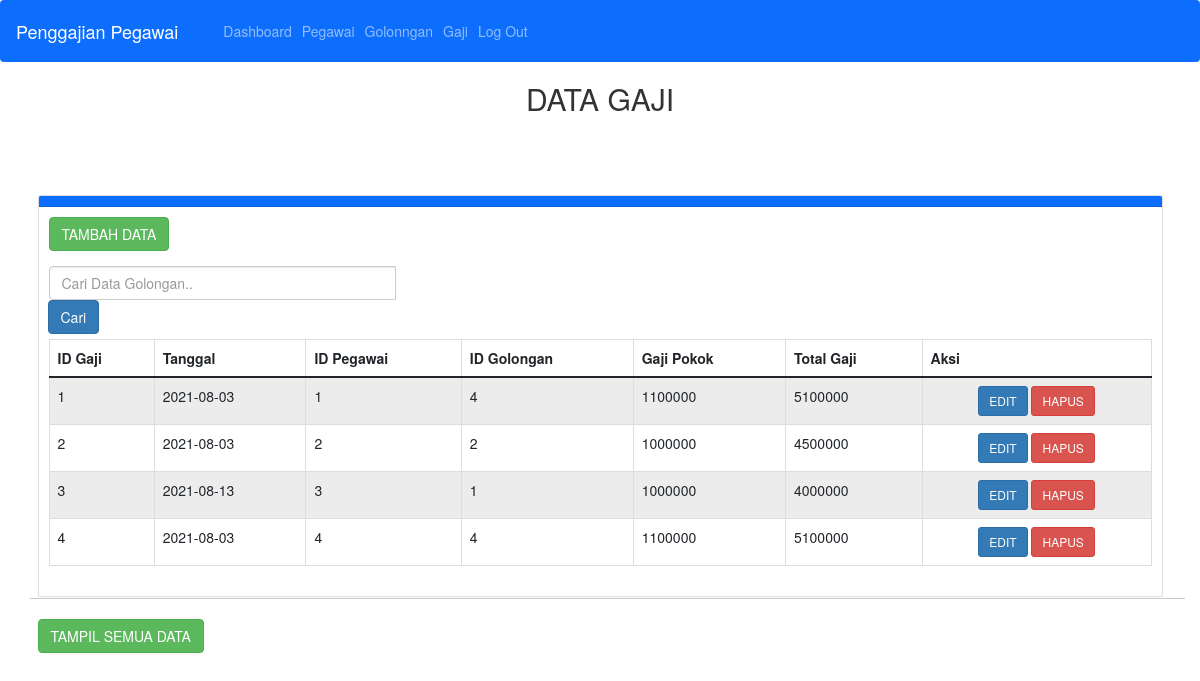
Screenshot of /index.php/gaji with the database file from the repository.
### tables this page shows
CREATE TABLE `gaji` (
  `id_gaji` int(11) NOT NULL AUTO_INCREMENT,
  `tanggal` date DEFAULT NULL,
  `id_pegawai` int(11) DEFAULT NULL,
  `id_golongan` int(11) DEFAULT NULL,
  `jumlah_gaji` int(11) DEFAULT NULL,
  `total_gaji` int(11) DEFAULT NULL,
  PRIMARY KEY (`id_gaji`),
  KEY `id_pegawai` (`id_pegawai`),
  KEY `id_golongan` (`id_golongan`),
  CONSTRAINT `gaji_ibfk_1` FOREIGN KEY (`id_pegawai`) REFERENCES `pegawai` (`id_pegawai`) ON UPDATE CASCADE,
  CONSTRAINT `gaji_ibfk_2` FOREIGN KEY (`id_golongan`) REFERENCES `golongan` (`id_golongan`)
);

### application/controllers/Gaji.php (called while the page is built, shortened)
<?php
class Gaji extends CI_Controller
{
    public function __construct()
    {
        $this->load->model('Gaji_model');
        $this->load->library('form_validation');
    }
    public function index()
    {
        $getdata = $this->Gaji_model->getdata_Gaji();
        $data['judul'] = 'Daftar Gaji';
        $data['gaji'] = $this->Gaji_model->getdata_Gaji();
        $this->load->view('templates/header', $data);
        $this->load->view('gaji/index', $data, $getdata);
        $this->load->view('templates/footer');
    }
}

### index.php (called while the page is built, shortened)
<?php
require_once BASEPATH.'core/CodeIgniter.php';

### application/models/Gaji_model.php (called while the page is built, shortened)
<?php
class Gaji_model extends CI_Model
{
    public function getdata_Gaji()
    {
        $query = $this->db->query("SELECT * FROM gaji ORDER BY id_gaji ASC");
        return $query->result_array();
    }
}

### application/views/gaji/index.php (the view, shortened to what this page needs)
<body>
  <div class="col text-center">
  <h2>DATA GAJI</h2>
  </div>
  <div class="container" style="margin-top: 80px">
    <div class="row">
      <div class="col-md-14">
        <div class="card">
          <div class="card-header bg-primary">
          </div>
          <div class="card-body">
            <a href="<?php echo base_url() ?>gaji/tambah/" class="btn btn-md btn-success" style="margin-bottom: 10px">TAMBAH DATA</a>
            <div class="row mt-2">
                  <div class="col-md-4">
                      <form action="" method="post">
                          <div class="input-group mb-2">
                                  <input type="text" class="form-control" placeholder="Cari Data Golongan.." name="keyword">
                                      <div class="input-group-append">
                                  <button class="btn btn-primary" type="submit">Cari</button>
                              </div>
                          </div>
                      </form>
                  </div>
              </div>
            <div class="table-responsive">
              <table class="table table-bordered table-striped" id="myTable">
                <thead>
                  <tr>
                    <th scope="col">ID Gaji</th>
                    <th scope="col">Tanggal</th>
                    <th scope="col">ID Pegawai</th>
                    <th scope="col">ID Golongan</th>
                    <th scope="col">Gaji Pokok</th>
                    <th scope="col">Total Gaji</th>
                    <th scope="col">Aksi</th>
                  </tr>
                </thead>
                <tbody>
                <?php
                  foreach ($gaji as $gaji) {
                  ?>
                    <tr>
                      <td><?php echo $gaji['id_gaji'] ?></td>
                      <td><?php echo $gaji['tanggal'] ?></td>
                      <td><?php echo $gaji['id_pegawai'] ?></td>
                      <td><?php echo $gaji['id_golongan'] ?></td>
                      <td><?php echo $gaji['jumlah_gaji'] ?></td>
                      <td><?php echo $gaji['total_gaji'] ?></td>
                      <td class="text-center">
                        <a href="<?php echo base_url() ?>gaji/ubah/<?= $gaji['id_gaji']; ?>" class="btn btn-sm btn-primary">EDIT</a>
                        <a href="<?php echo base_url() ?>gaji/hapus/<?= $gaji['id_gaji']; ?>" class="btn btn-sm btn-danger">HAPUS</a>
                      </td>
                      </tr>
                  <?php } ?>
                </tbody>
              </table>
            </div>
          </div>
        </div>
        </div>
        <hr>
        <div class="row-mt-3">
          <div class="col">
          <a href="<?php echo base_url() ?>gaji/index/" class="btn btn-md btn-success">TAMPIL SEMUA DATA</a>
          </div>
        </div>
      </div>

### application/views/templates/header.php (shortened to what this page needs)
<!doctype html>
<html lang="en">
<head>
    <link href="https://cdn.jsdelivr.net/npm/bootstrap@5.0.2/dist/css/bootstrap.min.css" rel="stylesheet">
    <link rel="stylesheet" href="<?= base_url(); ?>assets/css/style.css">
    <link rel="stylesheet" href="../../assets/css/bootstrap.min.css">
    <link rel="stylesheet" href="../../assets/css/ilmudetil.css">
    <link rel="stylesheet" href="../../assets/css/bootstrap-datetimepicker.css" />
</head>
<body>
    <nav class="navbar navbar-expand-lg navbar-dark bg-primary">
        <div class="container-fluid">
            <a class="navbar-brand" href="<?= base_url() ?>dashboard/index">Penggajian Pegawai</a>
            <div class="collapse navbar-collapse" id="navbarNavAltMarkup">
                <div class="navbar-nav">
                    <a class="nav-link" href="<?= base_url() ?>dashboard">Dashboard</a>
                    <a class="nav-link" href="<?= base_url() ?>pegawai/index">Pegawai</a>
                    <a class="nav-link" href="<?= base_url() ?>golongan/index">Golonngan</a>
                    <a class="nav-link" href="<?= base_url() ?>gaji/index">Gaji</a>
                    <a class="nav-item nav-link" href="<?= base_url(); ?>Auth/logout">Log Out</a>
                </div>
            </div>
        </div>
    </nav>

### application/views/templates/footer.php (shortened to what this page needs)
</body>
</html>

### assets/css/style.css (style rules this page uses)
body { background-color: #1111; }

### assets/css/ilmudetil.css (style rules this page uses)
a { color: #FFC107;text-decoration: none; }

### rows the page displays
gaji: id_gaji "1", tanggal "2021-08-03", id_pegawai "1", id_golongan "4", jumlah_gaji "1100000", total_gaji "5100000"
gaji: id_gaji "2", tanggal "2021-08-03", id_pegawai "2", id_golongan "2", jumlah_gaji "1000000", total_gaji "4500000"
gaji: id_gaji "3", tanggal "2021-08-13", id_pegawai "3", id_golongan "1", jumlah_gaji "1000000", total_gaji "4000000"
gaji: id_gaji "4", tanggal "2021-08-03", id_pegawai "4", id_golongan "4", jumlah_gaji "1100000", total_gaji "5100000"
